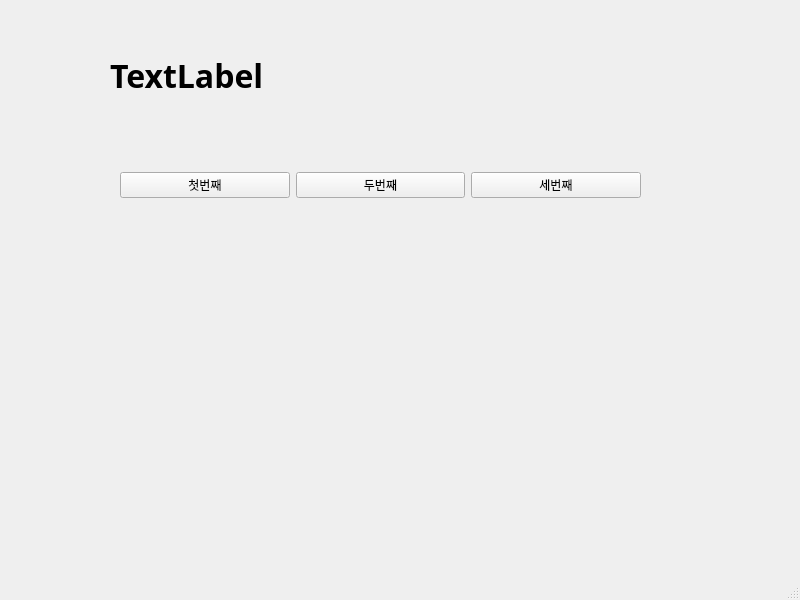
<?xml version="1.0" encoding="UTF-8"?>
<ui version="4.0">
 <class>MainWindow</class>
 <widget class="QMainWindow" name="MainWindow">
  <property name="geometry">
   <rect>
    <x>0</x>
    <y>0</y>
    <width>800</width>
    <height>600</height>
   </rect>
  </property>
  <property name="windowTitle">
   <string>MainWindow</string>
  </property>
  <widget class="QWidget" name="centralwidget">
   <widget class="QWidget" name="horizontalLayoutWidget">
    <property name="geometry">
     <rect>
      <x>120</x>
      <y>150</y>
      <width>521</width>
      <height>71</height>
     </rect>
    </property>
    <layout class="QHBoxLayout" name="horizontalLayout">
     <item>
      <widget class="QPushButton" name="pushButton">
       <property name="text">
        <string>첫번째</string>
       </property>
      </widget>
     </item>
     <item>
      <widget class="QPushButton" name="pushButton_2">
       <property name="text">
        <string>두번째</string>
       </property>
      </widget>
     </item>
     <item>
      <widget class="QPushButton" name="pushButton_3">
       <property name="text">
        <string>세번째</string>
       </property>
      </widget>
     </item>
    </layout>
   </widget>
   <widget class="QLabel" name="label">
    <property name="geometry">
     <rect>
      <x>110</x>
      <y>40</y>
      <width>541</width>
      <height>71</height>
     </rect>
    </property>
    <property name="font">
     <font>
      <family>맑은 고딕</family>
      <pointsize>24</pointsize>
      <weight>75</weight>
      <bold>true</bold>
     </font>
    </property>
    <property name="text">
     <string>TextLabel</string>
    </property>
   </widget>
  </widget>
  <widget class="QMenuBar" name="menubar">
   <property name="geometry">
    <rect>
     <x>0</x>
     <y>0</y>
     <width>800</width>
     <height>21</height>
    </rect>
   </property>
  </widget>
  <widget class="QStatusBar" name="statusbar"/>
 </widget>
 <resources/>
 <connections>
  <connection>
   <sender>pushButton</sender>
   <signal>clicked()</signal>
   <receiver>MainWindow</receiver>
   <slot>firstClick()</slot>
   <hints>
    <hint type="sourcelabel">
     <x>219</x>
     <y>210</y>
    </hint>
    <hint type="destinationlabel">
     <x>219</x>
     <y>231</y>
    </hint>
   </hints>
  </connection>
  <connection>
   <sender>pushButton_2</sender>
   <signal>clicked()</signal>
   <receiver>MainWindow</receiver>
   <slot>secondClick()</slot>
   <hints>
    <hint type="sourcelabel">
     <x>418</x>
     <y>208</y>
    </hint>
    <hint type="destinationlabel">
     <x>418</x>
     <y>249</y>
    </hint>
   </hints>
  </connection>
  <connection>
   <sender>pushButton_3</sender>
   <signal>clicked()</signal>
   <receiver>MainWindow</receiver>
   <slot>thirdClick()</slot>
   <hints>
    <hint type="sourcelabel">
     <x>603</x>
     <y>210</y>
    </hint>
    <hint type="destinationlabel">
     <x>604</x>
     <y>262</y>
    </hint>
   </hints>
  </connection>
 </connections>
 <slots>
  <slot>firstClick()</slot>
  <slot>secondClick()</slot>
  <slot>thirdClick()</slot>
 </slots>
</ui>
